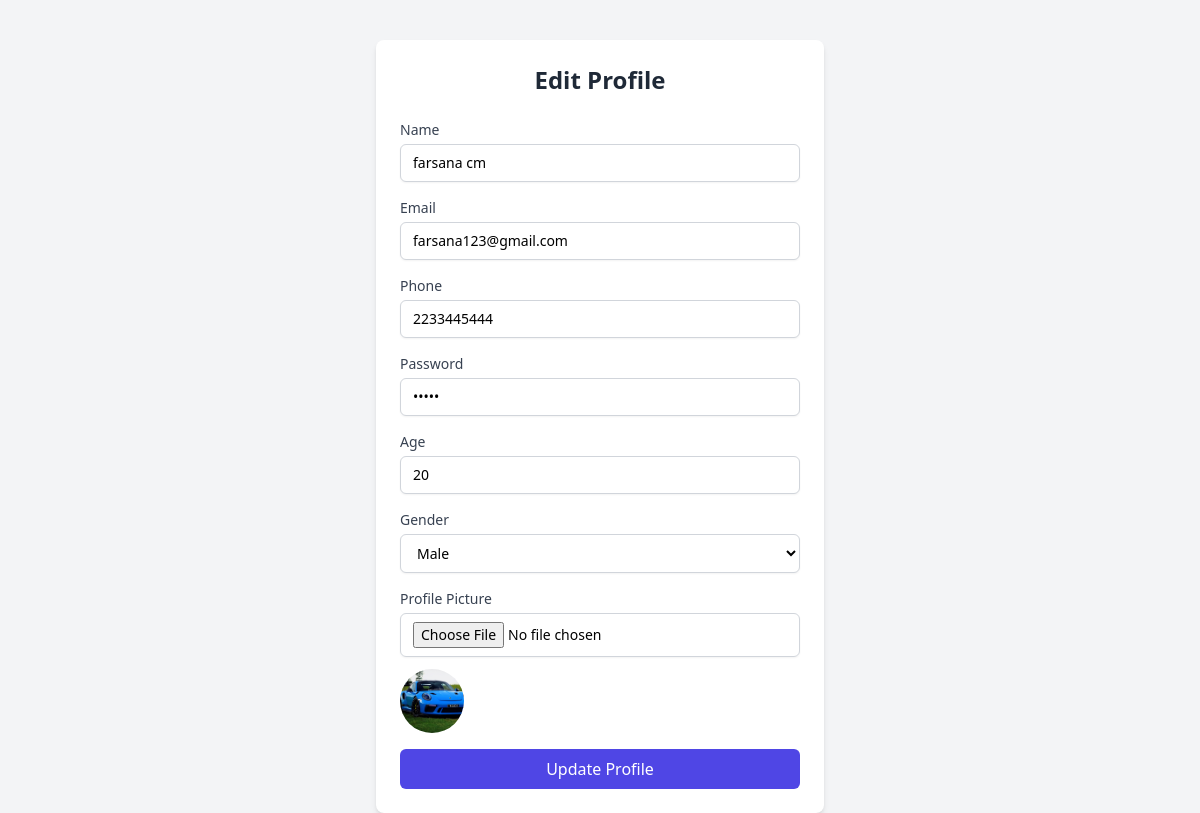
Page /editprofile/ (signed in) on the committed database.
### app/models.py (models this page shows, shortened)
class Register(models.Model):
    name=models.CharField(max_length=50,null=True,blank=True)
    email=models.EmailField(unique=True,null=True,blank=True)
    phone=models.IntegerField(null=True,blank=True)
    gender_choices=(
        ('MALE','male'),
        ('FEMALE','female'),
        ('OTHERS','others')
    )
    gender=models.CharField(choices=gender_choices,max_length=10)
    age=models.IntegerField(null=True,blank=True)
    password=models.CharField(max_length=8,null=True,blank=True)
    image=models.ImageField(upload_to='user/',null=True,blank=True)

### app/views.py (the view, shortened to what this page needs)
# urls.py: path('editprofile/',views.editprofile,name='editprofile'),
def editprofile(request):
    email=request.session['email']
    user=Register.objects.get(email=email)
    return render(request,'editprofile.html',{'usr':user})

### app/templates/editprofile.html (shortened to what this page needs)
<!DOCTYPE html>
<html lang="en">
<head>
    <script src="https://cdn.tailwindcss.com"></script>
</head>
<body class="bg-gray-100">
    <div class="max-w-md mx-auto p-6 bg-white shadow-md rounded-lg mt-10">
        <h1 class="text-2xl font-bold text-center text-gray-800 mb-6">Edit Profile</h1>
        <form action="" method="POST" enctype="multipart/form-data" class="space-y-4">
            <div>
                <label for="name" class="block text-sm font-medium text-gray-700">Name</label>
                <input type="text" name="name" id="name" value="{{ usr.name }}" class="mt-1 block w-full px-3 py-2 border border-gray-300 rounded-md shadow-sm focus:outline-none focus:ring-indigo-500 focus:border-indigo-500 sm:text-sm">
            </div>
            <div>
                <label for="email" class="block text-sm font-medium text-gray-700">Email</label>
                <input type="email" name="email" id="email" value="{{ usr.email }}" class="mt-1 block w-full px-3 py-2 border border-gray-300 rounded-md shadow-sm focus:outline-none focus:ring-indigo-500 focus:border-indigo-500 sm:text-sm">
            </div>
            <div>
                <label for="phone" class="block text-sm font-medium text-gray-700">Phone</label>
                <input type="text" name="phone" id="phone" value="{{ usr.phone }}" class="mt-1 block w-full px-3 py-2 border border-gray-300 rounded-md shadow-sm focus:outline-none focus:ring-indigo-500 focus:border-indigo-500 sm:text-sm">
            </div>
            <div>
                <label for="password" class="block text-sm font-medium text-gray-700">Password</label>
                <input type="password" name="password" id="password" value="{{ usr.password }}" class="mt-1 block w-full px-3 py-2 border border-gray-300 rounded-md shadow-sm focus:outline-none focus:ring-indigo-500 focus:border-indigo-500 sm:text-sm">
            </div>
            <div>
                <label for="age" class="block text-sm font-medium text-gray-700">Age</label>
                <input type="number" name="age" id="age" value="{{ usr.age }}" class="mt-1 block w-full px-3 py-2 border border-gray-300 rounded-md shadow-sm focus:outline-none focus:ring-indigo-500 focus:border-indigo-500 sm:text-sm">
            </div>
            <div>
                <label for="gender" class="block text-sm font-medium text-gray-700">Gender</label>
                <select name="gender" id="gender" class="mt-1 block w-full px-3 py-2 border border-gray-300 bg-white rounded-md shadow-sm focus:outline-none focus:ring-indigo-500 focus:border-indigo-500 sm:text-sm">
                    <option value="MALE" {% if usr.gender == 'MALE' %}selected{% endif %}>Male</option>
                </select>
            </div>
            <div>
                <label for="image" class="block text-sm font-medium text-gray-700">Profile Picture</label>
                <input type="file" name="image" id="image" class="mt-1 block w-full px-3 py-2 border border-gray-300 rounded-md shadow-sm focus:outline-none focus:ring-indigo-500 focus:border-indigo-500 sm:text-sm">
                {% if usr.image %}
                    <img src="{{ usr.image.url }}" alt="Profile Picture" class="mt-3 h-16 w-16 rounded-full object-cover">
                {% endif %}
            </div>
            <div>
                <button type="submit" class="w-full bg-indigo-600 text-white py-2 px-4 rounded-md hover:bg-indigo-700 focus:outline-none focus:ring-2 focus:ring-indigo-500 focus:ring-offset-2">Update Profile</button>
            </div>
        </form>
    </div>
</body>
</html>

### rows in the picture
Register: name "farsana cm", email "farsana123@gmail.com", phone "2233445444", age "20", image (picture)
